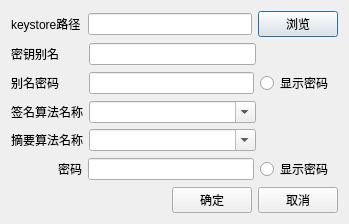
<?xml version="1.0" encoding="UTF-8"?>
<ui version="4.0">
 <class>SetKey</class>
 <widget class="QDialog" name="SetKey">
  <property name="geometry">
   <rect>
    <x>0</x>
    <y>0</y>
    <width>349</width>
    <height>214</height>
   </rect>
  </property>
  <property name="maximumSize">
   <size>
    <width>16777215</width>
    <height>214</height>
   </size>
  </property>
  <property name="windowTitle">
   <string>设置密钥</string>
  </property>
  <layout class="QVBoxLayout" name="verticalLayout">
   <item>
    <layout class="QHBoxLayout" name="horizontalLayout">
     <item>
      <widget class="QLabel" name="LabelPath">
       <property name="text">
        <string>keystore路径</string>
       </property>
      </widget>
     </item>
     <item>
      <widget class="QLineEdit" name="LineEditPath">
       <property name="enabled">
        <bool>true</bool>
       </property>
       <property name="acceptDrops">
        <bool>true</bool>
       </property>
       <property name="autoFillBackground">
        <bool>false</bool>
       </property>
       <property name="dragEnabled">
        <bool>false</bool>
       </property>
       <property name="readOnly">
        <bool>true</bool>
       </property>
      </widget>
     </item>
     <item>
      <widget class="QPushButton" name="ButtonScan">
       <property name="text">
        <string>浏览</string>
       </property>
      </widget>
     </item>
    </layout>
   </item>
   <item>
    <layout class="QHBoxLayout" name="horizontalLayout_4">
     <item>
      <widget class="QLabel" name="LabelAliases">
       <property name="sizePolicy">
        <sizepolicy hsizetype="Fixed" vsizetype="Preferred">
         <horstretch>0</horstretch>
         <verstretch>0</verstretch>
        </sizepolicy>
       </property>
       <property name="minimumSize">
        <size>
         <width>72</width>
         <height>0</height>
        </size>
       </property>
       <property name="sizeIncrement">
        <size>
         <width>0</width>
         <height>0</height>
        </size>
       </property>
       <property name="text">
        <string>密钥别名</string>
       </property>
      </widget>
     </item>
     <item>
      <widget class="QLineEdit" name="LineEditAliases"/>
     </item>
     <item>
      <spacer name="horizontalSpacer_4">
       <property name="orientation">
        <enum>Qt::Horizontal</enum>
       </property>
       <property name="sizeType">
        <enum>QSizePolicy::Fixed</enum>
       </property>
       <property name="sizeHint" stdset="0">
        <size>
         <width>82</width>
         <height>20</height>
        </size>
       </property>
      </spacer>
     </item>
    </layout>
   </item>
   <item>
    <layout class="QHBoxLayout" name="horizontalLayout_7">
     <item>
      <widget class="QLabel" name="LabelAliasesPasswd">
       <property name="sizePolicy">
        <sizepolicy hsizetype="Fixed" vsizetype="Preferred">
         <horstretch>0</horstretch>
         <verstretch>0</verstretch>
        </sizepolicy>
       </property>
       <property name="minimumSize">
        <size>
         <width>72</width>
         <height>0</height>
        </size>
       </property>
       <property name="text">
        <string>别名密码</string>
       </property>
      </widget>
     </item>
     <item>
      <widget class="QLineEdit" name="LineEditAliasesPasswd">
       <property name="echoMode">
        <enum>QLineEdit::Password</enum>
       </property>
      </widget>
     </item>
     <item>
      <widget class="QRadioButton" name="RadioButtonAliaKey">
       <property name="text">
        <string>显示密码</string>
       </property>
       <property name="checked">
        <bool>false</bool>
       </property>
       <property name="autoExclusive">
        <bool>false</bool>
       </property>
      </widget>
     </item>
     <item>
      <spacer name="horizontalSpacer_7">
       <property name="orientation">
        <enum>Qt::Horizontal</enum>
       </property>
       <property name="sizeType">
        <enum>QSizePolicy::Fixed</enum>
       </property>
       <property name="sizeHint" stdset="0">
        <size>
         <width>5</width>
         <height>20</height>
        </size>
       </property>
      </spacer>
     </item>
    </layout>
   </item>
   <item>
    <layout class="QHBoxLayout" name="horizontalLayout_5">
     <item>
      <widget class="QLabel" name="LabelSigalg">
       <property name="sizePolicy">
        <sizepolicy hsizetype="Fixed" vsizetype="Preferred">
         <horstretch>0</horstretch>
         <verstretch>0</verstretch>
        </sizepolicy>
       </property>
       <property name="minimumSize">
        <size>
         <width>72</width>
         <height>0</height>
        </size>
       </property>
       <property name="text">
        <string>签名算法名称</string>
       </property>
      </widget>
     </item>
     <item>
      <widget class="QComboBox" name="ComboBoxSigalg">
       <property name="editable">
        <bool>true</bool>
       </property>
      </widget>
     </item>
     <item>
      <spacer name="horizontalSpacer_5">
       <property name="orientation">
        <enum>Qt::Horizontal</enum>
       </property>
       <property name="sizeType">
        <enum>QSizePolicy::Fixed</enum>
       </property>
       <property name="sizeHint" stdset="0">
        <size>
         <width>82</width>
         <height>20</height>
        </size>
       </property>
      </spacer>
     </item>
    </layout>
   </item>
   <item>
    <layout class="QHBoxLayout" name="horizontalLayout_6">
     <item>
      <widget class="QLabel" name="LabelDigestalg">
       <property name="sizePolicy">
        <sizepolicy hsizetype="Fixed" vsizetype="Preferred">
         <horstretch>0</horstretch>
         <verstretch>0</verstretch>
        </sizepolicy>
       </property>
       <property name="minimumSize">
        <size>
         <width>72</width>
         <height>0</height>
        </size>
       </property>
       <property name="text">
        <string>摘要算法名称</string>
       </property>
      </widget>
     </item>
     <item>
      <widget class="QComboBox" name="ComboBoxDigestalg">
       <property name="editable">
        <bool>true</bool>
       </property>
      </widget>
     </item>
     <item>
      <spacer name="horizontalSpacer_6">
       <property name="orientation">
        <enum>Qt::Horizontal</enum>
       </property>
       <property name="sizeType">
        <enum>QSizePolicy::Fixed</enum>
       </property>
       <property name="sizeHint" stdset="0">
        <size>
         <width>82</width>
         <height>20</height>
        </size>
       </property>
      </spacer>
     </item>
    </layout>
   </item>
   <item>
    <layout class="QHBoxLayout" name="horizontalLayout_2">
     <item>
      <spacer name="horizontalSpacer_2">
       <property name="orientation">
        <enum>Qt::Horizontal</enum>
       </property>
       <property name="sizeType">
        <enum>QSizePolicy::Fixed</enum>
       </property>
       <property name="sizeHint" stdset="0">
        <size>
         <width>47</width>
         <height>20</height>
        </size>
       </property>
      </spacer>
     </item>
     <item>
      <widget class="QLabel" name="LabelKey">
       <property name="text">
        <string>密码</string>
       </property>
      </widget>
     </item>
     <item>
      <widget class="QLineEdit" name="LineEditKey">
       <property name="echoMode">
        <enum>QLineEdit::Password</enum>
       </property>
      </widget>
     </item>
     <item>
      <widget class="QRadioButton" name="RadioButtonKey">
       <property name="text">
        <string>显示密码</string>
       </property>
       <property name="checked">
        <bool>false</bool>
       </property>
       <property name="autoExclusive">
        <bool>false</bool>
       </property>
      </widget>
     </item>
     <item>
      <spacer name="horizontalSpacer_3">
       <property name="orientation">
        <enum>Qt::Horizontal</enum>
       </property>
       <property name="sizeType">
        <enum>QSizePolicy::Fixed</enum>
       </property>
       <property name="sizeHint" stdset="0">
        <size>
         <width>5</width>
         <height>20</height>
        </size>
       </property>
      </spacer>
     </item>
    </layout>
   </item>
   <item>
    <layout class="QHBoxLayout" name="horizontalLayout_3">
     <item>
      <spacer name="horizontalSpacer">
       <property name="orientation">
        <enum>Qt::Horizontal</enum>
       </property>
       <property name="sizeHint" stdset="0">
        <size>
         <width>40</width>
         <height>20</height>
        </size>
       </property>
      </spacer>
     </item>
     <item>
      <widget class="QPushButton" name="ButtonOk">
       <property name="text">
        <string>确定</string>
       </property>
      </widget>
     </item>
     <item>
      <widget class="QPushButton" name="ButtonCancel">
       <property name="text">
        <string>取消</string>
       </property>
      </widget>
     </item>
    </layout>
   </item>
  </layout>
 </widget>
 <resources/>
 <connections>
  <connection>
   <sender>ButtonOk</sender>
   <signal>clicked()</signal>
   <receiver>SetKey</receiver>
   <slot>accept()</slot>
   <hints>
    <hint type="sourcelabel">
     <x>176</x>
     <y>86</y>
    </hint>
    <hint type="destinationlabel">
     <x>169</x>
     <y>96</y>
    </hint>
   </hints>
  </connection>
  <connection>
   <sender>ButtonCancel</sender>
   <signal>clicked()</signal>
   <receiver>SetKey</receiver>
   <slot>reject()</slot>
   <hints>
    <hint type="sourcelabel">
     <x>277</x>
     <y>84</y>
    </hint>
    <hint type="destinationlabel">
     <x>278</x>
     <y>92</y>
    </hint>
   </hints>
  </connection>
 </connections>
</ui>
